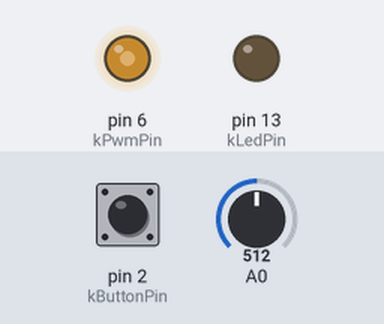
This sketch was run on a simulated Arduino Uno, built with avr-gcc and run on an emulated ATmega328P. Parts: output pins drawn as LEDs (lit = HIGH). Inputs (shaded band) come from the test bench; at power-on: A0 = 512, pin 2 (kButtonPin) HIGH. What the sketch prints to the serial monitor is not drawn.

Above: at 1.2 s.
1.3 s: A0 set to 716
At 1.8 s:
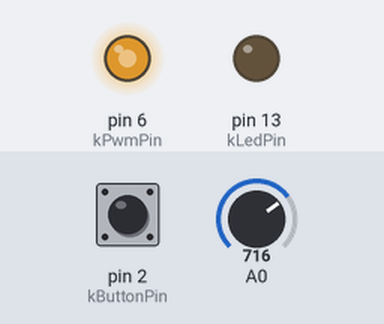
2.8 s: pin 2 (kButtonPin) pulled LOW for 0.15 s
At 2.87 s:
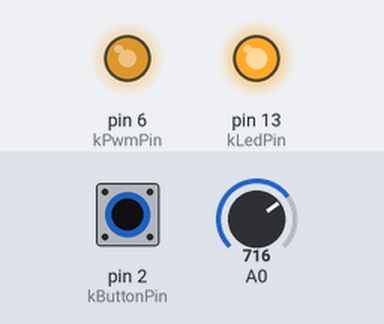
4.4 s: A0 set to 1023
At 5.4 s:
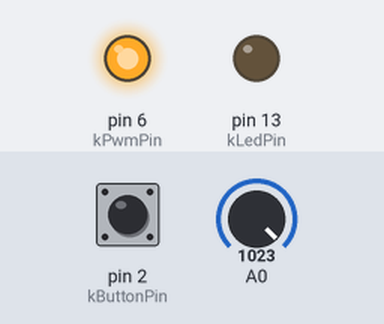
5.9 s: A0 set to 122
At 6.5 s:
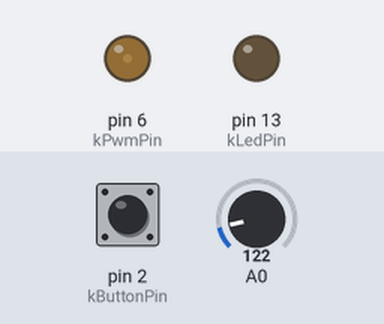
7.4 s: pin 2 (kButtonPin) pulled LOW for 1 s
At 7.7 s:
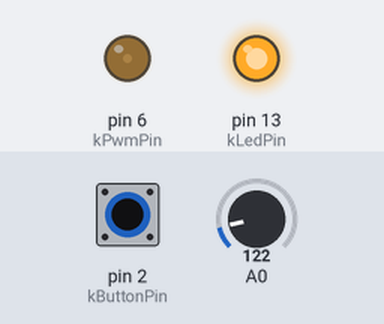
9.9 s: A0 set to 0
At 10.8 s:
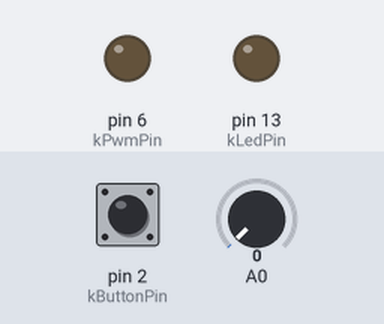
Timing chart, 0 to 12.4 s (numbered marks = the images above; inputs shaded):
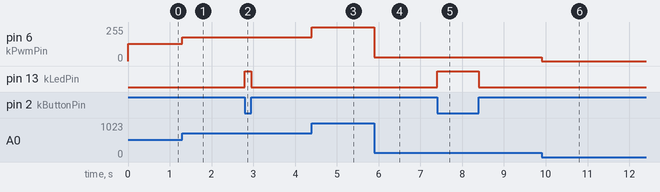

Measured:
- after the input at 1.3 s, pin 6 (kPwmPin): 128/255 → 179/255 at once
- after the input at 2.8 s, pin 13 (kLedPin): LOW → HIGH at once, → LOW 0.15 s later
- after the input at 4.4 s, pin 6 (kPwmPin): 179/255 → 255/255 at once
- after the input at 5.9 s, pin 6 (kPwmPin): 255/255 → 30/255 at once
- after the input at 7.4 s, pin 13 (kLedPin): LOW → HIGH at once, → LOW 1.0 s later
- after the input at 9.9 s, pin 6 (kPwmPin): 30/255 → 0/255 at once

The sketch:

full_demo.ino
```cpp
// (licence header left out)
const uint8_t kButtonPin = 2;     // D2 = PD2, to GND, internal pull-up
const uint8_t kLedPin    = 13;    // D13 = PB5
const uint8_t kPwmPin    = 6;     // D6 = PD6 (OC0A)

void setup()
{
    pinMode(kButtonPin, INPUT_PULLUP);
    pinMode(kLedPin, OUTPUT);
    Serial.begin(115200);
    Serial.println("ATmega328P full model");
}

void loop()
{
    const bool pressed = (digitalRead(kButtonPin) == LOW);
    const int  a0      = analogRead(A0);

    digitalWrite(kLedPin, pressed ? HIGH : LOW);
    analogWrite(kPwmPin, a0 / 4);

    Serial.print("A0 = ");
    Serial.print(a0);
    Serial.print("  BTN = ");
    Serial.println(pressed ? 1 : 0);
}
```
